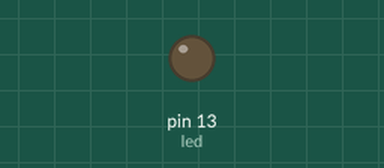
A sketch run on a simulated Arduino Uno, built with avr-gcc and run on an emulated ATmega328P. Parts: output pins drawn as LEDs (lit = HIGH).

Above: at 0.25 s.
At 6.17 s:
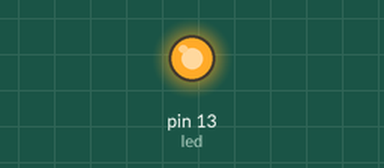
Timing chart, 0 to 6.5 s (numbered marks = the images above):
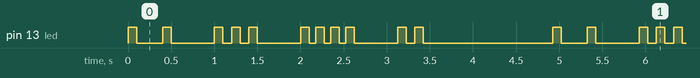

Measured:
- by itself, pin 13 (led): moves between LOW and HIGH, repeating every 4.9 s
- by itself, everything shown: repeats every 4.9 s, in 22 steps

The sketch:

sketch_dec28b_ta_ta_tadada.ino
```cpp
// Pin 13 has an LED connected on most Arduino boards.
// give it a name:
int led = 13;

// the setup routine runs once when you press reset:
void setup() {
  // initialize the digital pin as an output.
  pinMode(led, OUTPUT);
}

void myBlink(int timeLight, int timeDark) {
  digitalWrite(led, HIGH);
  delay(timeLight);
  digitalWrite(led, LOW);
  delay(timeDark);
}

// the loop routine runs over and over again forever:
void loop() {
  myBlink(100, 300);
  myBlink(100, 500);

  myBlink(100, 100);
  myBlink(100, 100);
  myBlink(100, 500);

  myBlink(100, 75);
  myBlink(100, 75);
  myBlink(100, 75);
  myBlink(100, 500);

  myBlink(100, 100);
  myBlink(100, 1500);


}
```
